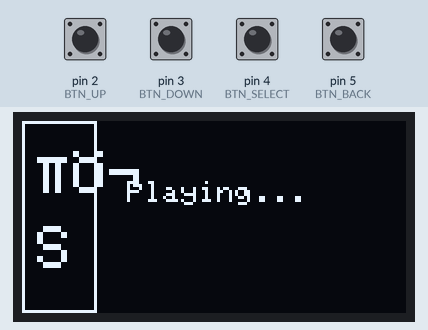
A sketch run on a simulated Arduino Uno, built with avr-gcc and run on an emulated ATmega328P. Parts: 128×64 one-colour display. The inputs (shaded band) are chosen by the test bench; at power-on: pin 2 (BTN_UP), pin 3 (BTN_DOWN), pin 4 (BTN_SELECT), pin 5 (BTN_BACK) HIGH. The audio player accepts every command and is not drawn.

Above: at 1.7 s.
1.8 s: pin 4 (BTN_SELECT) pulled LOW for 1 s
At 4.0 s:
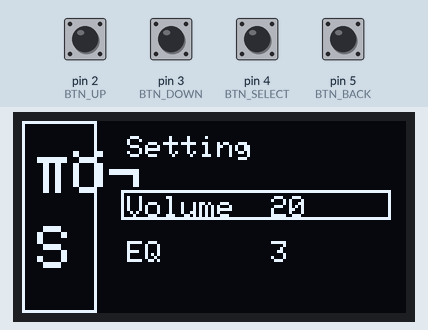
4.3 s: pin 5 (BTN_BACK) pulled LOW for 0.15 s
At 5.2 s:
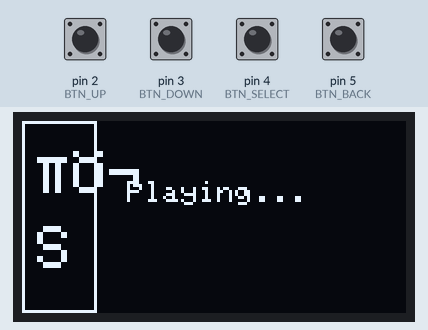
6.1 s: pin 4 (BTN_SELECT) pulled LOW for 0.15 s
At 6.8 s:
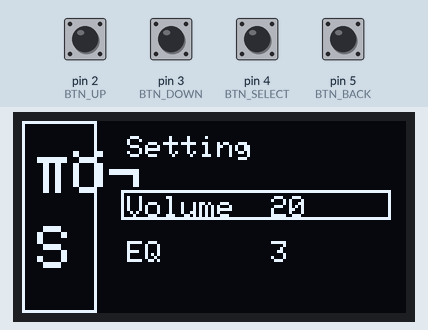
7.9 s: pin 2 (BTN_UP) pulled LOW for 1 s
At 8.27 s:
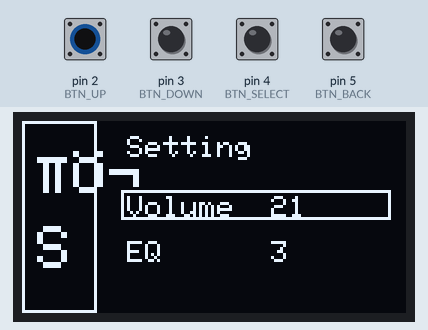
10.4 s: pin 2 (BTN_UP) pulled LOW for 0.15 s
At 11.8 s:
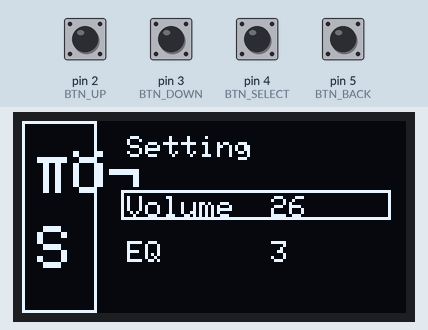
12.1 s: pin 5 (BTN_BACK) pulled LOW for 1 s
At 13.3 s:
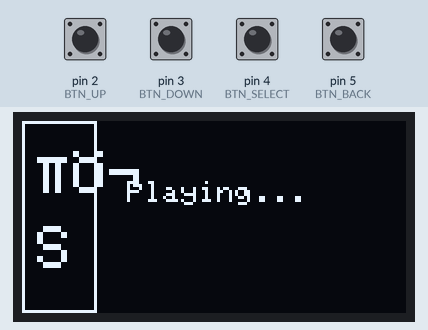
Timing chart, 0 to 15.1 s (numbered marks = the images above; inputs shaded):
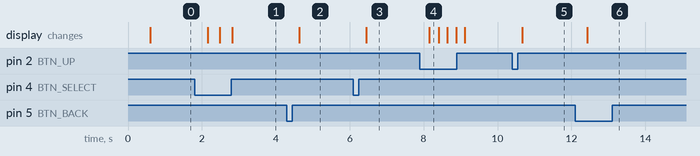

Measured:
- after the input at 1.8 s, the display: changes after 0.36 s (image 1)
- after the input at 4.3 s, the display: changes after 0.34 s (image 2)
- after the input at 6.1 s, the display: changes after 0.35 s (image 3)
- after the input at 7.9 s, the display: changes after 0.25 s (image 4)
- after the input at 10.4 s, the display: changes after 0.27 s (image 5)
- after the input at 12.1 s, the display: changes after 0.33 s (image 6)

The sketch:

ardu_mp3.ino
```cpp
#include <Wire.h>
#include <Adafruit_GFX.h>
#include <Adafruit_SSD1306.h>
#include <SoftwareSerial.h>
#include <DFRobotDFPlayerMini.h>

#define SCREEN_WIDTH 128
#define SCREEN_HEIGHT 64

Adafruit_SSD1306 display(SCREEN_WIDTH, SCREEN_HEIGHT, &Wire, -1);

SoftwareSerial mySerial(10, 11);
DFRobotDFPlayerMini player;

// Buttons
#define BTN_UP 2
#define BTN_DOWN 3
#define BTN_SELECT 4
#define BTN_BACK 5

int volume = 20;
int eq = 3;

int menuIndex = 0;
int settingIndex = 0;

bool inSettings = false;

void setup() {
  pinMode(BTN_UP, INPUT_PULLUP);
  pinMode(BTN_DOWN, INPUT_PULLUP);
  pinMode(BTN_SELECT, INPUT_PULLUP);
  pinMode(BTN_BACK, INPUT_PULLUP);

  Wire.begin();
  display.begin(SSD1306_SWITCHCAPVCC, 0x3C);

  mySerial.begin(9600);

  player.begin(mySerial);
  player.volume(volume);
  player.EQ(eq);
  player.play(1);
}

void drawIcons() {
  display.drawRect(0, 0, 25, 64, WHITE);

  display.setTextSize(2);
  display.setCursor(5, 10);
  display.print("♪");

  display.setCursor(5, 35);
  display.print("S");
}

void drawSettings() {
  display.clearDisplay();

  drawIcons();

  display.setTextSize(1);
  display.setCursor(35, 5);
  display.print("Setting");

  display.setCursor(35, 25);
  display.print("Volume  ");
  display.print(volume);

  display.setCursor(35, 40);
  display.print("EQ      ");
  display.print(eq);

  if (settingIndex == 0)
    display.drawRect(33, 23, 90, 10, WHITE);

  if (settingIndex == 1)
    display.drawRect(33, 38, 90, 10, WHITE);

  display.display();
}

void drawMusic() {
  display.clearDisplay();

  drawIcons();

  display.setTextSize(1);
  display.setCursor(35, 20);
  display.print("Playing...");

  display.display();
}

void loop() {

  if (!inSettings) {
    drawMusic();
  } else {
    drawSettings();
  }

  if (digitalRead(BTN_UP) == LOW) {
    if (inSettings) {
      if (settingIndex == 0 && volume < 30) {
        volume++;
        player.volume(volume);
      }
      if (settingIndex == 1 && eq < 5) {
        eq++;
        player.EQ(eq);
      }
    }
    delay(200);
  }

  if (digitalRead(BTN_DOWN) == LOW) {
    if (inSettings) {
      if (settingIndex == 0 && volume > 0) {
        volume--;
        player.volume(volume);
      }
      if (settingIndex == 1 && eq > 0) {
        eq--;
        player.EQ(eq);
      }
    }
    delay(200);
  }

  if (digitalRead(BTN_SELECT) == LOW) {
    if (!inSettings) {
      inSettings = true;
    } else {
      settingIndex++;
      if (settingIndex > 1) settingIndex = 0;
    }
    delay(300);
  }

  if (digitalRead(BTN_BACK) == LOW) {
    inSettings = false;
    delay(300);
  }
}
```
